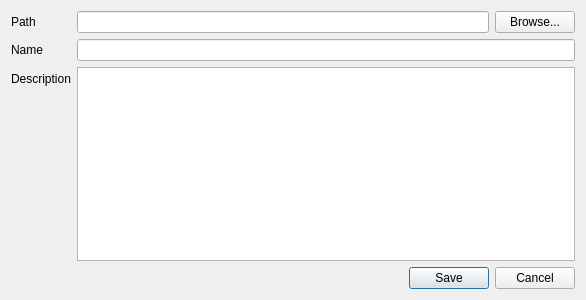
<?xml version="1.0" encoding="UTF-8"?>
<ui version="4.0">
 <class>Dialog</class>
 <widget class="QDialog" name="Dialog">
  <property name="geometry">
   <rect>
    <x>0</x>
    <y>0</y>
    <width>586</width>
    <height>300</height>
   </rect>
  </property>
  <property name="windowTitle">
   <string>Save Model</string>
  </property>
  <layout class="QFormLayout" name="formLayout">
   <item row="0" column="0">
    <widget class="QLabel" name="label">
     <property name="text">
      <string>Path</string>
     </property>
    </widget>
   </item>
   <item row="0" column="1">
    <layout class="QHBoxLayout" name="horizontalLayout">
     <item>
      <widget class="QLineEdit" name="path"/>
     </item>
     <item>
      <widget class="QPushButton" name="actionBrowse">
       <property name="text">
        <string>Browse...</string>
       </property>
      </widget>
     </item>
    </layout>
   </item>
   <item row="1" column="0">
    <widget class="QLabel" name="label_2">
     <property name="text">
      <string>Name</string>
     </property>
    </widget>
   </item>
   <item row="2" column="0">
    <widget class="QLabel" name="label_3">
     <property name="text">
      <string>Description</string>
     </property>
    </widget>
   </item>
   <item row="3" column="1">
    <widget class="QDialogButtonBox" name="buttonBox">
     <property name="orientation">
      <enum>Qt::Horizontal</enum>
     </property>
     <property name="standardButtons">
      <set>QDialogButtonBox::Cancel|QDialogButtonBox::Save</set>
     </property>
     <property name="centerButtons">
      <bool>false</bool>
     </property>
    </widget>
   </item>
   <item row="1" column="1">
    <widget class="QLineEdit" name="name"/>
   </item>
   <item row="2" column="1">
    <widget class="QTextEdit" name="description"/>
   </item>
  </layout>
 </widget>
 <resources/>
 <connections>
  <connection>
   <sender>buttonBox</sender>
   <signal>accepted()</signal>
   <receiver>Dialog</receiver>
   <slot>accept()</slot>
   <hints>
    <hint type="sourcelabel">
     <x>248</x>
     <y>254</y>
    </hint>
    <hint type="destinationlabel">
     <x>157</x>
     <y>274</y>
    </hint>
   </hints>
  </connection>
  <connection>
   <sender>buttonBox</sender>
   <signal>rejected()</signal>
   <receiver>Dialog</receiver>
   <slot>reject()</slot>
   <hints>
    <hint type="sourcelabel">
     <x>316</x>
     <y>260</y>
    </hint>
    <hint type="destinationlabel">
     <x>286</x>
     <y>274</y>
    </hint>
   </hints>
  </connection>
 </connections>
</ui>
